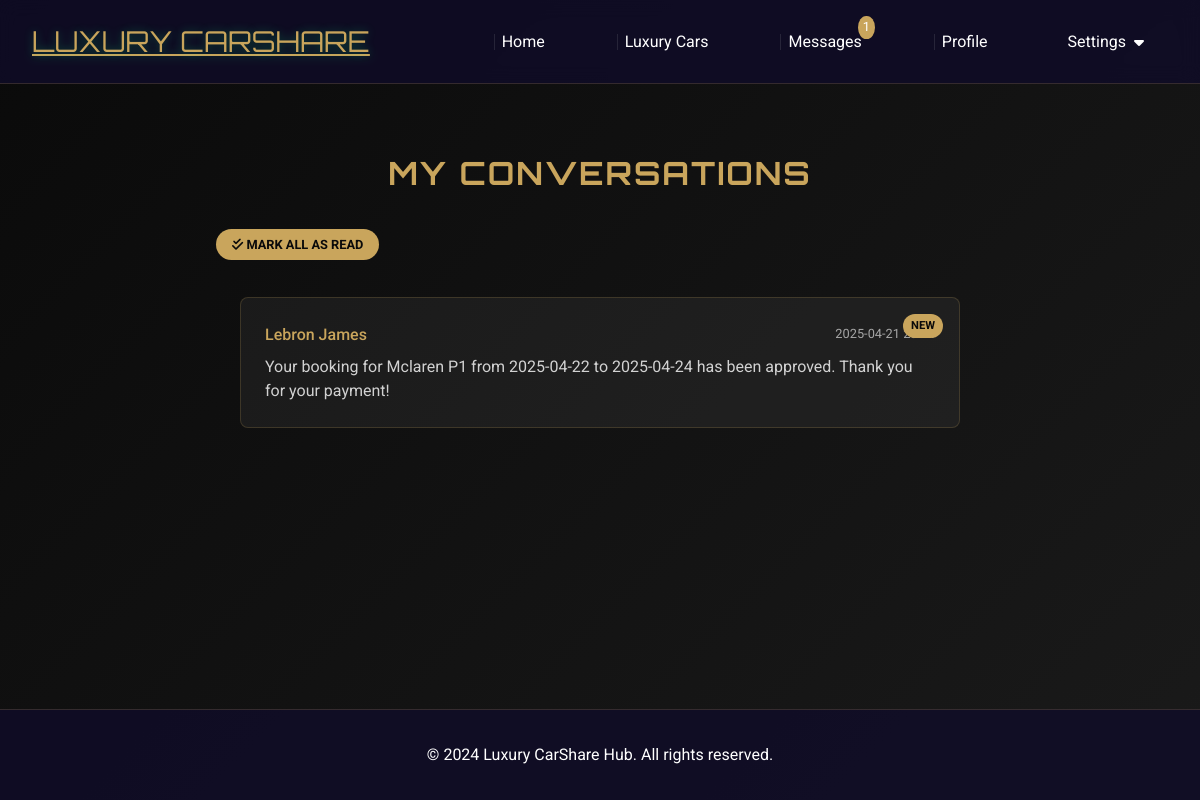
Screenshot of /messages (signed in) with the database file from the repository.
### app.py (models this page shows, shortened)
class User(UserMixin, db.Model):
    id = db.Column(db.Integer, primary_key=True)
    email = db.Column(db.String(120), unique=True, nullable=False)
    password_hash = db.Column(db.String(128))
    name = db.Column(db.String(100))
    phone = db.Column(db.String(20))
    location = db.Column(db.String(100))
    bio = db.Column(db.Text)
    is_driver = db.Column(db.Boolean, default=False)
    cars = db.relationship('Car', backref='owner', lazy=True)
    bookings = db.relationship('Booking', backref='user', lazy=True)
    reviews_received = db.relationship('Review', backref='reviewed_user', lazy=True, foreign_keys='Review.reviewed_user_id')
    reviews_given = db.relationship('Review', backref='reviewer', lazy=True, foreign_keys='Review.reviewer_id')
    sent_messages = db.relationship('Message', foreign_keys='Message.sender_id', backref='sender', lazy=True)
    received_messages = db.relationship('Message', foreign_keys='Message.receiver_id', backref='receiver', lazy=True)

class Message(db.Model):
    id = db.Column(db.Integer, primary_key=True)
    sender_id = db.Column(db.Integer, db.ForeignKey('user.id'), nullable=False)
    receiver_id = db.Column(db.Integer, db.ForeignKey('user.id'), nullable=False)
    content = db.Column(db.Text, nullable=False)
    created_at = db.Column(db.DateTime, default=datetime.utcnow)
    is_read = db.Column(db.Boolean, default=False)

### app.py (the view)
@app.route('/messages')
@login_required
def messages():
    unread_messages = Message.query.filter_by(receiver_id=current_user.id, is_read=False).all()
    for message in unread_messages:
        message.is_read = True
    db.session.commit()
    sent_to = db.session.query(Message.receiver_id).filter_by(sender_id=current_user.id).distinct().all()
    received_from = db.session.query(Message.sender_id).filter_by(receiver_id=current_user.id).distinct().all()
    conversation_ids = set([id[0] for id in sent_to + received_from])
    conversations = []
    for user_id in conversation_ids:
        user = User.query.get(user_id)
        if user:
            latest_message = Message.query.filter(
                ((Message.sender_id == current_user.id) & (Message.receiver_id == user_id)) |
                ((Message.sender_id == user_id) & (Message.receiver_id == current_user.id))
            ).order_by(Message.created_at.desc()).first()
            conversations.append({
                'user': user,
                'latest_message': latest_message
            })
    conversations.sort(key=lambda x: x['latest_message'].created_at, reverse=True)
    return render_template('messages.html', conversations=conversations)

### app.py (called while the page is built)
@login_manager.user_loader
def load_user(user_id):
    return User.query.get(int(user_id))

@app.context_processor
def inject_unread_count():
    if current_user.is_authenticated:
        unread_count = Message.query.filter_by(receiver_id=current_user.id, is_read=False).count()
        return {'unread_message_count': unread_count}
    return {'unread_message_count': 0}

### templates/messages.html (shortened to what this page needs)
{% extends "base.html" %}
{% block content %}
<div class="messages-container">
    <h1 class="luxury-title">My Conversations</h1>
    <div class="messages-header">
        {% if unread_message_count > 0 %}
        <a href="{{ url_for('mark_all_read') }}" class="btn-mark-all-read">
            <i class="fas fa-check-double"></i> Mark All as Read
        </a>
        {% endif %}
    </div>
    <div class="conversations-list glass-panel">
        {% if conversations %}
            {% for conversation in conversations %}
                <a href="{{ url_for('conversation', user_id=conversation.user.id) }}" class="conversation-card">
                    <div class="conversation-user">
                        <span class="user-name">{{ conversation.user.name }}</span>
                        <span class="message-time">{{ conversation.latest_message.created_at.strftime('%Y-%m-%d %H:%M') }}</span>
                    </div>
                    <p class="message-preview">
                        {{ conversation.latest_message.content|truncate(100) }}
                    </p>
                    {% if conversation.latest_message.sender_id != current_user.id and not conversation.latest_message.is_read %}
                        <div class="unread-badge">New</div>
                    {% endif %}
                </a>
            {% endfor %}
        {% else %}
            <div class="no-conversations">
                <i class="fas fa-comments"></i>
                <p>No conversations yet. Start by booking a car or viewing user profiles!</p>
            </div>
        {% endif %}
    </div>
</div>
{% endblock %}

### static/css/style.css (style rules this page uses)
:root { --primary-color: #0a0a0a; --secondary-color: #1a1a1a; --accent-color: #c9a55c; --text-color: #ffffff; --card-bg: rgba(255, 255, 255, 0.05); --gradient: linear-gradient(135deg, var(--primary-color), var(--secondary-color)); --glass-effect: rgba(255, 255, 255, 0.05); --glass-border: rgba(201, 165, 92, 0.2); --gold-glow: 0 0 20px rgba(201, 165, 92, 0.3); }
* { margin: 0; padding: 0; box-sizing: border-box; }
body { font-family: 'Roboto', sans-serif; background: var(--gradient); color: var(--text-color); min-height: 100vh; display: flex; flex-direction: column; line-height: 1.6; }
.messages-container { max-width: 1200px; margin: 2rem auto; padding: 0 1rem; }

### templates/messages.html (style rules this page uses)
.messages-container { max-width: 800px; margin: 2rem auto; padding: 0 1rem; }
.luxury-title { text-align: center; color: var(--accent-color); font-family: 'Orbitron', sans-serif; text-transform: uppercase; letter-spacing: 2px; margin-bottom: 2rem; }
.conversations-list { padding: 1.5rem; }
.conversation-card { display: block; padding: 1.5rem; margin-bottom: 1rem; border-radius: 0.5rem; background: var(--glass-effect); border: 1px solid var(--glass-border); text-decoration: none; position: relative; transition: all 0.3s ease; }
.conversation-user { display: flex; justify-content: space-between; align-items: center; margin-bottom: 0.5rem; }
.user-name { color: var(--accent-color); font-weight: 500; }
.message-time { color: var(--text-color); opacity: 0.6; font-size: 0.8rem; }
.message-preview { color: var(--text-color); opacity: 0.8; margin: 0; line-height: 1.5; }
.unread-badge { position: absolute; top: 1rem; right: 1rem; background: var(--accent-color); color: var(--primary-color); font-size: 0.7rem; padding: 0.2rem 0.5rem; border-radius: 1rem; font-weight: bold; text-transform: uppercase; }
.messages-header { margin-bottom: 1rem; }
.btn-mark-all-read { background: var(--accent-color); color: var(--primary-color); font-size: 0.8rem; padding: 0.5rem 1rem; border-radius: 1rem; font-weight: bold; text-transform: uppercase; text-decoration: none; }

### rows the page displays
User: user.name "Lebron James"
Message: latest_message.created_at "2025-04-21 20:44", latest_message.content "Your booking for Mclaren P1 from 2025-04-22 to 2025-04-24 has been approved. Thank you for your payment!"

### other values shown
{{ unread_message_count }} "1"
